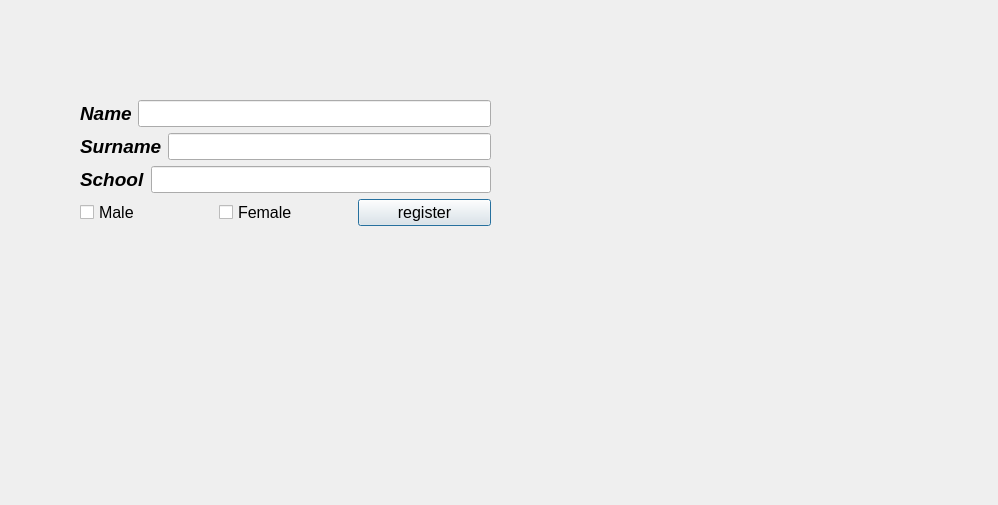
<?xml version="1.0" encoding="UTF-8"?>
<ui version="4.0">
 <class>Dialog</class>
 <widget class="QDialog" name="Dialog">
  <property name="geometry">
   <rect>
    <x>0</x>
    <y>0</y>
    <width>998</width>
    <height>505</height>
   </rect>
  </property>
  <property name="font">
   <font>
    <pointsize>12</pointsize>
   </font>
  </property>
  <property name="windowTitle">
   <string>Dialog</string>
  </property>
  <widget class="QWidget" name="verticalLayoutWidget">
   <property name="geometry">
    <rect>
     <x>80</x>
     <y>100</y>
     <width>411</width>
     <height>241</height>
    </rect>
   </property>
   <layout class="QVBoxLayout" name="verticalLayout">
    <item>
     <layout class="QHBoxLayout" name="horizontalLayout_4">
      <item>
       <widget class="QLabel" name="label_3">
        <property name="font">
         <font>
          <pointsize>14</pointsize>
          <weight>75</weight>
          <italic>true</italic>
          <bold>true</bold>
         </font>
        </property>
        <property name="text">
         <string>Name</string>
        </property>
       </widget>
      </item>
      <item>
       <widget class="QLineEdit" name="lineEdit_2"/>
      </item>
     </layout>
    </item>
    <item>
     <layout class="QHBoxLayout" name="horizontalLayout_3">
      <item>
       <widget class="QLabel" name="label_2">
        <property name="font">
         <font>
          <pointsize>14</pointsize>
          <weight>75</weight>
          <italic>true</italic>
          <bold>true</bold>
         </font>
        </property>
        <property name="text">
         <string>Surname</string>
        </property>
       </widget>
      </item>
      <item>
       <widget class="QLineEdit" name="lineEdit_3"/>
      </item>
     </layout>
    </item>
    <item>
     <layout class="QHBoxLayout" name="horizontalLayout">
      <item>
       <widget class="QLabel" name="label">
        <property name="font">
         <font>
          <pointsize>14</pointsize>
          <weight>75</weight>
          <italic>true</italic>
          <bold>true</bold>
         </font>
        </property>
        <property name="text">
         <string>School</string>
        </property>
       </widget>
      </item>
      <item>
       <widget class="QLineEdit" name="lineEdit"/>
      </item>
     </layout>
    </item>
    <item>
     <layout class="QHBoxLayout" name="horizontalLayout_5">
      <item>
       <widget class="QCheckBox" name="checkBox">
        <property name="font">
         <font>
          <pointsize>12</pointsize>
          <italic>false</italic>
          <underline>false</underline>
         </font>
        </property>
        <property name="text">
         <string>Male</string>
        </property>
       </widget>
      </item>
      <item>
       <widget class="QCheckBox" name="checkBox_2">
        <property name="font">
         <font>
          <pointsize>12</pointsize>
          <italic>false</italic>
          <underline>false</underline>
         </font>
        </property>
        <property name="text">
         <string>Female</string>
        </property>
       </widget>
      </item>
      <item>
       <widget class="QPushButton" name="pushButton">
        <property name="text">
         <string>register</string>
        </property>
       </widget>
      </item>
     </layout>
    </item>
    <item>
     <widget class="QLabel" name="label_4">
      <property name="text">
       <string/>
      </property>
     </widget>
    </item>
   </layout>
  </widget>
 </widget>
 <resources/>
 <connections/>
</ui>
